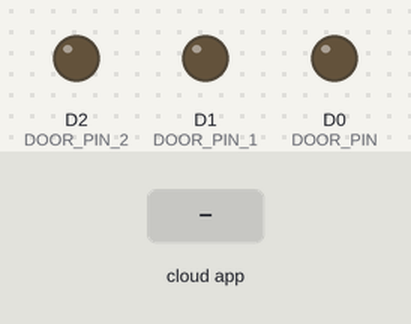
A sketch run on a simulated ESP8266 (NodeMCU). Shown: output pins drawn as LEDs (lit = HIGH). Inputs (shaded band) come from the test bench. WiFi joins after 1.5 s; servers stay silent unless stated; no MQTT or app messages arrive unless stated; what the sketch prints to the serial monitor is not drawn.

Above: at 2.7 s.
2.8 s: the phone or cloud app sets ProvaIOT to primoOn
At 4.0 s:
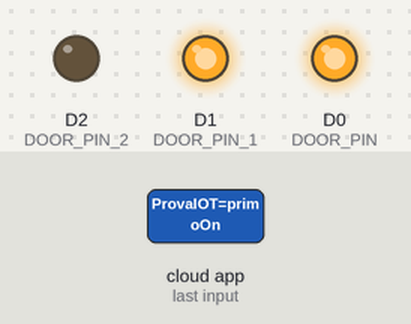
4.3 s: the phone or cloud app sets ProvaIOT to primoOff
At 5.5 s:
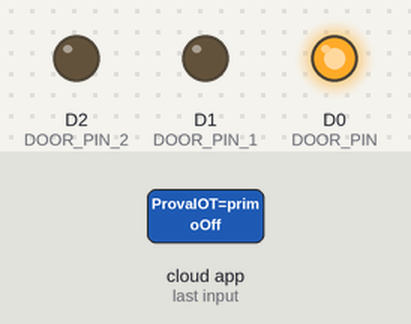
5.8 s: the phone or cloud app sets ProvaIOT to secondoOn
At 6.3 s:
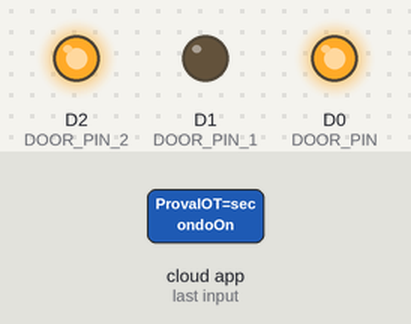
7.3 s: the phone or cloud app sets ProvaIOT to primoOn
At 7.7 s:
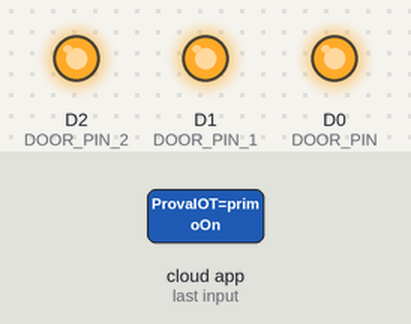
Timing chart, 0 to 9.8 s (numbered marks = the images above; inputs shaded):
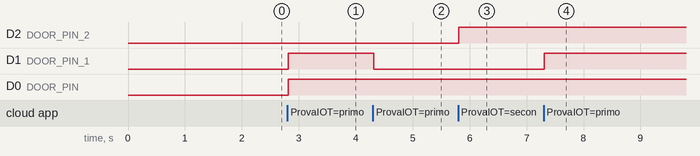

Measured:
- after the input at 2.8 s, D1 (DOOR_PIN_1), D0 (DOOR_PIN): LOW → HIGH at once
- after the input at 4.3 s, D1 (DOOR_PIN_1): HIGH → LOW at once
- after the input at 5.8 s, D2 (DOOR_PIN_2): LOW → HIGH at once
- after the input at 7.3 s, D1 (DOOR_PIN_1): LOW → HIGH at once

The sketch:

google_assistant_esp8266.ino
```cpp
/*
 * Questo sketch una volta creato un account su Adafruit.io e configurato gli applet su IFTT permette
 * di comandare la scheda esp8266 tramite Google assistant (Google Home) o in alternativa con un
 * Amazon Alexa.
 * E' possibile aggiungere degli output modificando la sezione del codice relativa alle funzioni.
 *
 * Prima di iniziare è necessario configurare nel codice l'SSID e la password della rete.
 * Nel campo AIO_USERNAME e AIO_KEY devi inserire i tuoi dati reperibili su Adafruit.io
 *
 */

#include <ESP8266WiFi.h>
#include "Adafruit_MQTT.h"
#include "Adafruit_MQTT_Client.h"
#define DOOR_PIN D0
#define DOOR_PIN_1 D1      //Pin a cui collegheremo il led
#define DOOR_PIN_2 D2      //Pin a cui collegheremo il led
#define WLAN_SSID       "" //Il nome della tua connessione wifi
#define WLAN_PASS       "" //La password della tua connessione wifi
#define AIO_SERVER      "io.adafruit.com"
#define AIO_SERVERPORT  1883 //per il protocollo SSL usare la porta 8883
#define AIO_USERNAME    "" //Username creato su Adafruit
#define AIO_KEY         "" //IO_key creata su Adafruit


WiFiClient client;

Adafruit_MQTT_Client mqtt(&client, AIO_SERVER, AIO_SERVERPORT, AIO_USERNAME, AIO_KEY);
Adafruit_MQTT_Subscribe openDoorFeed = Adafruit_MQTT_Subscribe(&mqtt, AIO_USERNAME "/feeds/ProvaIOT");


void MQTT_connect();

void setup() {
  Serial.begin(115200);
  delay(10);

  pinMode(DOOR_PIN, OUTPUT);
  pinMode(DOOR_PIN_1, OUTPUT);
  pinMode(DOOR_PIN_2, OUTPUT);
  digitalWrite(DOOR_PIN, LOW);
  digitalWrite(DOOR_PIN_1, LOW);
  digitalWrite(DOOR_PIN_2, LOW);

  Serial.println(); Serial.println();
  Serial.print("Connessione alla rete Wi-FI ");
  Serial.println(WLAN_SSID);

  WiFi.begin(WLAN_SSID, WLAN_PASS);
  while (WiFi.status() != WL_CONNECTED) {
    delay(500);
    Serial.print("*");
  }
  Serial.println();

  Serial.println("Wi-FI Connesso!");
  Serial.println("IP del modulo ESP8266 : ");
  Serial.println(WiFi.localIP());


  mqtt.subscribe(&openDoorFeed);

}

uint32_t x=0;

void loop() {

  MQTT_connect();

  Adafruit_MQTT_Subscribe *subscription;

  while ((subscription = mqtt.readSubscription(5000))) {

    if (subscription == &openDoorFeed) {

      Serial.print(F("Dati ricevuti : "));
      Serial.println((char *)openDoorFeed.lastread);
      digitalWrite(DOOR_PIN, (int)openDoorFeed.lastread);


/*
 * Qui puoi aggiungere degli output
 *
 */


      if(!strcmp((char *)openDoorFeed.lastread, "primoOn")) accendi_il_primo_led();
      if(!strcmp((char *)openDoorFeed.lastread, "primoOff")) spegni_il_primo_led();

      if(!strcmp((char *)openDoorFeed.lastread, "secondoOn")) accendi_il_secondo_led();
      if(!strcmp((char *)openDoorFeed.lastread, "secondoOff")) spegni_il_secondo_led();


    }

  }

  if(! mqtt.ping()) {
    mqtt.disconnect();
  }
}

/*
 * Funzioni per accendere o spegnere un led
 */

void accendi_il_primo_led() {
  digitalWrite(DOOR_PIN_1, HIGH);
}

void spegni_il_primo_led() {

  digitalWrite(DOOR_PIN_1, LOW);
}

void accendi_il_secondo_led() {
  digitalWrite(DOOR_PIN_2, HIGH);
}

void spegni_il_secondo_led() {
  digitalWrite(DOOR_PIN_2, LOW);
}

void MQTT_connect() {
  int8_t ret;

  if (mqtt.connected()) {
    return;
  }

  Serial.print("Connessione al server MQTT... ");

  uint8_t retries = 3;
  while ((ret = mqtt.connect()) != 0) {
       Serial.println(mqtt.connectErrorString(ret));
       Serial.println("Tentativo di connessione tra 5 secondi...");
       mqtt.disconnect();
       delay(5000);
       retries--;
       if (retries == 0) {
         while (1);
       }
  }
  Serial.println("MQTT connesso!");
}
```
